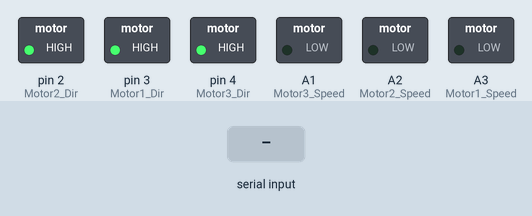
The sketch below on a simulated Arduino Uno, built with avr-gcc and run on an emulated ATmega328P. Shown: switched loads named in the sketch (green lamp = pin HIGH). Inputs (shaded band) come from the test bench.

Above: at 1.4 s.
1.5 s: "forward\n" received over Serial
At 2.9 s:
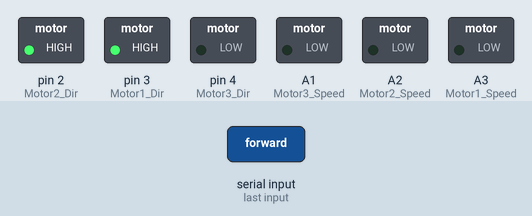
4.0 s: "backward\n" received over Serial
At 5.2 s:
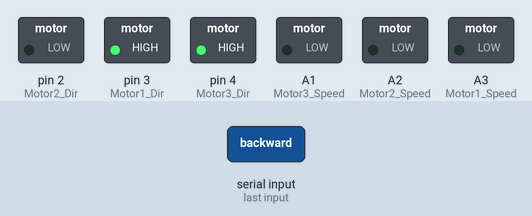
7.0 s: "right\n" received over Serial
At 9.8 s:
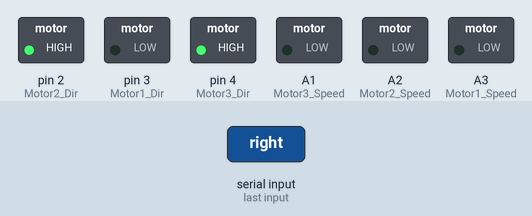
10.0 s: "left\n" received over Serial
At 12.8 s:
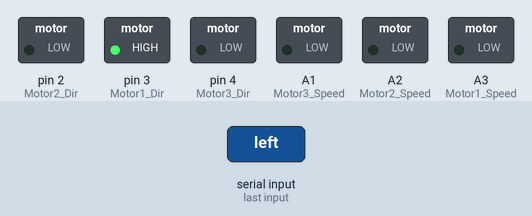
Timing chart, 0 to 14.0 s (numbered marks = the images above; inputs shaded):
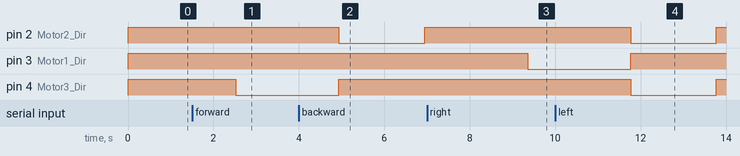

The sketch:

arduino_pyserialv1.ino
```cpp
//FRONT MOTOR
#define Motor1_Speed A3 //PWM1
#define Motor1_Dir 3 //DIR1

//BACK LEFT MOTOR
#define Motor2_Speed A2 //PWM2
#define Motor2_Dir 2 //DIR2

//BACK RIGHT MOTOR
#define Motor3_Speed A1 //PWM2 (second h-bridge)
#define Motor3_Dir 4 //DIR2 (second-bridge)

//global current speed of motors + directions
int gCurSpeed1 = 0;
int gCurSpeed2 = 0;
int gCurSpeed3 = 0;
int gSliderSpeed = 25;
bool curDir1 = HIGH; //HIGH = forward direction
bool curDir2 = HIGH; //HIGH = forward direction
bool curDir3 = HIGH; //HIGH = forward direction

//bool conditions for movement direction
//bool movingBack = false;

void changeSpeedSmooth(int curSpeed1, int newSpeed1, int curSpeed2, int newSpeed2, int curSpeed3, int newSpeed3){
  //bool flip1, bool flip2, bool flip3){

  int i = curSpeed1, j = curSpeed2, k = curSpeed3;
  while(i != newSpeed1 || j != newSpeed2 || k != newSpeed3){
    if(i < newSpeed1) i++;
    else if(i > newSpeed1) i--;
    if(j < newSpeed2) j++;
    else if(j > newSpeed2) j--;
    if(k < newSpeed3) k++;
    else if(k > newSpeed3) k--;

    analogWrite(Motor1_Speed, i);
    analogWrite(Motor2_Speed, j);
    analogWrite(Motor3_Speed, k);

    delay(10);
    //delay is used to slow down the update of the speed to the motors
    //this is to ensure we don't immediately jump from 0 to max speed and fry our motor controller
  }

  /*
  //update direction pins on flip condition
  if(flip1) digitalWrite(Motor1_Dir, curDir1);
  if(flip2) digitalWrite(Motor2_Dir, curDir2);
  if(flip3) digitalWrite(Motor3_Dir, curDir3);
  */
  delay(10);
  gCurSpeed1 = newSpeed1;
  gCurSpeed2 = newSpeed2;
  gCurSpeed3 = newSpeed3;
}

void setup() {
  // put your setup code here, to run once:
  //setup motor control pins
  pinMode(Motor1_Speed, OUTPUT);
  pinMode(Motor1_Dir, OUTPUT);
  pinMode(Motor2_Speed, OUTPUT);
  pinMode(Motor2_Dir, OUTPUT);
  pinMode(Motor3_Speed, OUTPUT);
  pinMode(Motor3_Dir, OUTPUT);

  //initilize speed and direction to 0
  analogWrite(Motor1_Speed,gCurSpeed1);
  digitalWrite(Motor1_Dir,curDir1);
  analogWrite(Motor2_Speed,gCurSpeed2);
  digitalWrite(Motor2_Dir,curDir2);
  analogWrite(Motor3_Speed,gCurSpeed3);
  digitalWrite(Motor3_Dir,curDir3);

  curDir1 = HIGH;
  curDir2 = HIGH;
  curDir3 = HIGH;
  digitalWrite(Motor1_Dir, curDir1);
  digitalWrite(Motor2_Dir, curDir2);
  digitalWrite(Motor3_Dir, curDir3);

  changeSpeedSmooth(gCurSpeed1, 0, gCurSpeed2, gSliderSpeed, gCurSpeed3, gSliderSpeed);

  Serial.begin(9600);  // Start serial communication at 9600 baud rate
  while (!Serial) {
    ;  // Wait for serial port to connect (needed for some boards like Leonardo)
  }
}
int motor3_compensate = 15;

void goForwards(int speed, int time_ms){
  curDir1 = HIGH;
  curDir2 = HIGH;
  curDir3 = LOW;
  digitalWrite(Motor1_Dir, curDir1);
  digitalWrite(Motor2_Dir, curDir2);
  digitalWrite(Motor3_Dir, curDir3);

  changeSpeedSmooth(gCurSpeed1, 0, gCurSpeed2, gSliderSpeed, gCurSpeed3, gSliderSpeed+motor3_compensate);

  int currentTime = millis();
  while(millis() - currentTime < time_ms){}
}
void goBackwards(int speed, int time_ms){
  curDir1 = HIGH;
  curDir2 = LOW;
  curDir3 = HIGH;
  digitalWrite(Motor1_Dir, curDir1);
  digitalWrite(Motor2_Dir, curDir2);
  digitalWrite(Motor3_Dir, curDir3);

  changeSpeedSmooth(gCurSpeed1, 0, gCurSpeed2, gSliderSpeed, gCurSpeed3, gSliderSpeed+motor3_compensate);

  int currentTime = millis();
  while(millis() - currentTime < time_ms){}
}
void stop(int time_ms){
  curDir1 = HIGH;
  curDir2 = HIGH;
  curDir3 = HIGH;
  digitalWrite(Motor1_Dir, curDir1);
  digitalWrite(Motor2_Dir, curDir2);
  digitalWrite(Motor3_Dir, curDir3);

  changeSpeedSmooth(gCurSpeed1, 0, gCurSpeed2, 0, gCurSpeed3, 0);

  int currentTime = millis();
  while(millis() - currentTime < time_ms){}
}
void turnRight(int speed, int time_ms){
  curDir1 = LOW;
  curDir2 = HIGH;
  curDir3 = HIGH;
  digitalWrite(Motor1_Dir, curDir1);
  digitalWrite(Motor2_Dir, curDir2);
  digitalWrite(Motor3_Dir, curDir3);

  changeSpeedSmooth(gCurSpeed1, gSliderSpeed, gCurSpeed2, gSliderSpeed, gCurSpeed3, gSliderSpeed+motor3_compensate);

  int currentTime = millis();
  while(millis() - currentTime < time_ms){}
}
void turnLeft(int speed, int time_ms){
  curDir1 = HIGH;
  curDir2 = LOW;
  curDir3 = LOW;
  digitalWrite(Motor1_Dir, curDir1);
  digitalWrite(Motor2_Dir, curDir2);
  digitalWrite(Motor3_Dir, curDir3);

  changeSpeedSmooth(gCurSpeed1, gSliderSpeed, gCurSpeed2, gSliderSpeed, gCurSpeed3, gSliderSpeed+motor3_compensate);

  int currentTime = millis();
  while(millis() - currentTime < time_ms){}
}
void moveRight(int speed, int time_ms){
  curDir1 = LOW;
  curDir2 = HIGH;
  curDir3 = LOW;
  digitalWrite(Motor1_Dir, curDir1);
  digitalWrite(Motor2_Dir, curDir2);
  digitalWrite(Motor3_Dir, curDir3);

  changeSpeedSmooth(gCurSpeed1, gSliderSpeed*1.5, gCurSpeed2, 0, gCurSpeed3, gSliderSpeed+motor3_compensate);

  int currentTime = millis();
  while(millis() - currentTime < time_ms){}
}
void moveLeft(int speed, int time_ms){
  curDir1 = HIGH;
  curDir2 = HIGH;
  curDir3 = LOW;
  digitalWrite(Motor1_Dir, curDir1);
  digitalWrite(Motor2_Dir, curDir2);
  digitalWrite(Motor3_Dir, curDir3);

  changeSpeedSmooth(gCurSpeed1, gSliderSpeed*1.5, gCurSpeed2, gSliderSpeed, gCurSpeed3, 0);

  int currentTime = millis();
  while(millis() - currentTime < time_ms){}
}

void loop() {
  if (Serial.available() > 0) {
    String command = Serial.readStringUntil('\n');  // Read the incoming command

    // Trim any leading or trailing whitespace
    command.trim();

    // Process the command
    if (command == "forward") {
      goForwards(gSliderSpeed, 2000);  // Move forward for 5 seconds
    } else if (command == "backward") {
      goBackwards(gSliderSpeed, 2000);
    }  else if (command == "right") {
      turnRight(gSliderSpeed, 2000);
    } else if (command == "left") {
      turnLeft(gSliderSpeed, 2000);
    }
  } else {
    stop(2000);
  }
}

/*
  MOTOR 1: HIGH = CW
  MOTOR 2: HIGH = CCW
  MOTOR 3: HIGH = CCW
*/
```

Measured:
- after the input at 1.5 s, pin 4 (Motor3_Dir): HIGH → LOW after 1.0 s
- after the input at 4.0 s, pin 2 (Motor2_Dir): HIGH → LOW after 0.93 s, → HIGH 2.0 s later
- after the input at 7.0 s, pin 3 (Motor1_Dir): HIGH → LOW after 2.4 s
- after the input at 10.0 s, pin 2 (Motor2_Dir), pin 4 (Motor3_Dir): HIGH → LOW after 1.8 s, → HIGH 2.0 s later
